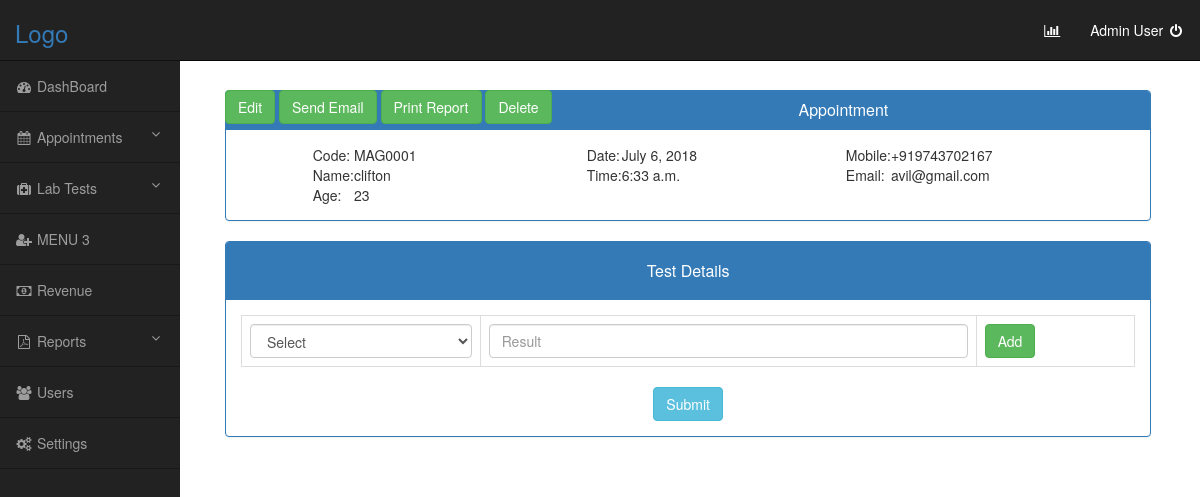
Before: /MAG0001/ with the older database file.
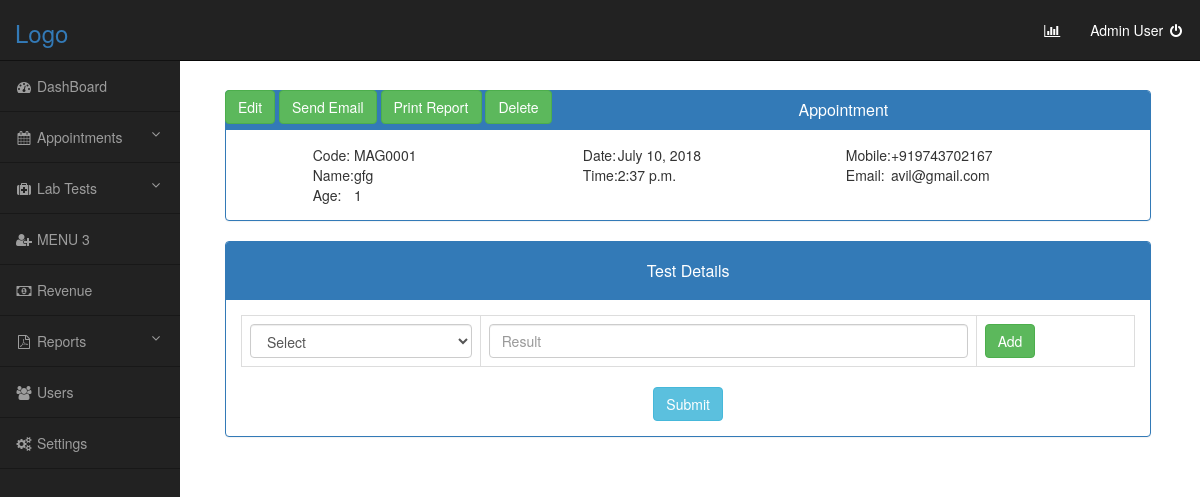
After: the same page with the newer database file.
### lab/models.py (models this page shows, shortened)
class Appointment(models.Model):
    app_code = models.SlugField(max_length=25, default=increment_invoice_number, unique=True, editable=True)
    app_name = models.CharField(max_length=15, name='Name')
    app_age = models.IntegerField(name='Age')
    app_date = models.DateField(name='Date')
    app_time = models.TimeField(name='Time')
    app_email = models.EmailField(name='Email')
    phone_regex = RegexValidator(regex=r'^\+?1?\d{9,13}$',
                                 message="Phone number must be entered in the format: '+999999999'. Up to 14 digits allowed.")
    phone_number = models.CharField(validators=[phone_regex], max_length=17, blank=True, default='+91')
    added_by = models.ForeignKey(settings.AUTH_USER_MODEL,
                                 null=True, blank=True, on_delete=models.SET_NULL)

### lab/views.py (the view)
# urls.py: re_path(r'^(?P<app_code>\w+)/$', views.appointment_details, name="detail"),
def appointment_details(request,app_code):
    app_details = Appointment.objects.get(app_code=app_code)
    test_name = Test.objects.all().order_by('Name')
    path = 'detailed_appointment.html'
    return render(request, path, {'app_details': app_details, 'test_name': test_name})

### lab/templates/detailed_appointment.html (shortened to what this page needs)
{% extends 'base_template.html' %}
{% block content %}
<br/>
<br/>
<div style="float:left;">
    <button type="button" class="btn btn-success">Edit</button>
    <button type="button" class="btn btn-success">Send Email</button>
    <button type="button" class="btn btn-success">Print Report</button>
    <a href="{{ app_details.id }}"><button onclick="return confirm('You are About to Delete {{ app_details.id }}');" type="button" class="btn btn-success">Delete</button></a>
</div>
<div class="panel panel-primary" style="width:95%;">
    <div class="panel-heading">
        <h2 class="panel-title"><center>Appointment</center></h2>
    </div>
    <div class="panel-body">
        <center>
            <div class="row">
                <div class="column">
                    <table>
                        <tr>
                            <td>Code:</td>
                            <td><span>{{ app_details.app_code }}</span></td>
                        </tr>
                        <tr>
                            <td>Name:</td>
                            <td>{{ app_details.Name }}</td>
                        </tr>
                        <tr>
                            <td>Age:</td>
                            <td>{{ app_details.Age }}</td>
                        </tr>
                    </table>
                </div>
                <div class="column">
                    <table>
                        <tr>
                            <td>Date:</td>
                            <td>{{ app_details.Date }}</td>
                        </tr>
                        <tr>
                            <td>Time:</td>
                            <td>{{ app_details.Time }}</td>
                        </tr>
                    </table>
                </div>
                <div class="column">
                    <table>
                        <tr>
                            <td>Mobile:</td>
                            <td>{{ app_details.phone_number }}</td>
                        </tr>
                        <tr>
                            <td>Email:</td>
                            <td>{{ app_details.Email }}</td>
                        </tr>
                    </table>
                </div>
            </div>
        </center>
    </div>
</div>
<div class="panel panel-primary" style="width:95%;">
    <div class="panel-heading">
        <p><h2 class="panel-title"><center>Test Details</center></h2></p>
    </div>
    <div class="panel-body">
        <center>
            <form name="add_name" id="add_name">
                <div class="table-responsive">
                    <table class="table table-bordered" id="dynamic_field">
                        <tr>
                            <td>
                                <select  class="form-control" id="selected_id">
                                    <option value="Nul">Select</option>
                                </select></td>
                            <td><input type="text" name="name[]" placeholder="Result" class="form-control name_list" /></td>
                            <td><button type="button" name="add" id="add" class="btn btn-success">Add</button></td>
                        </tr>
                    </table>
                    <input type="button" name="submit" id="submit" class="btn btn-info" value="Submit" />
                </div>
            </form>
        </center>
    </div>
</div>
{% endblock %}

Changed rows visible on the page:
changed Appointment "MAG0001": Name "clifton" → "gfg"; Age "23" → "1"; Date "July 6, 2018" → "July 10, 2018"; Time "6:33 a.m." → "2:37 p.m."
